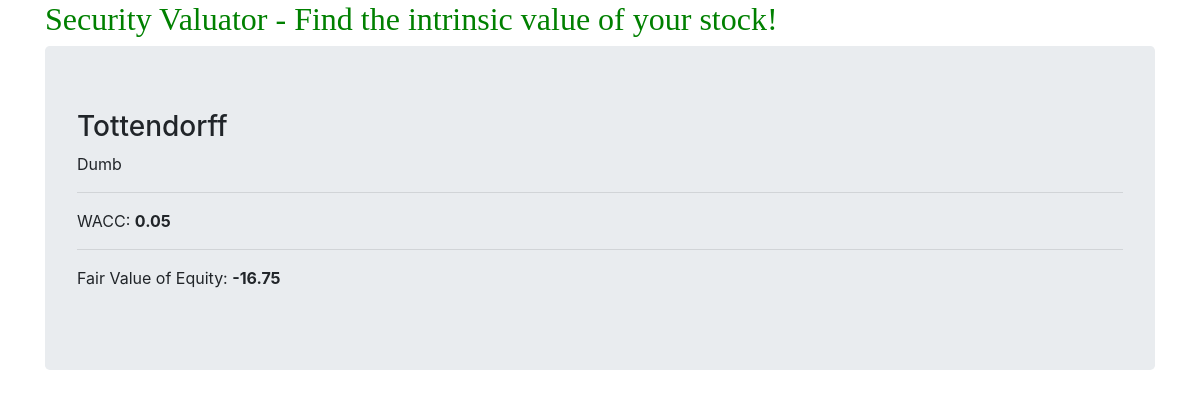
/dcf_calculator/enterprise_database/13, run on the app's committed database.
### dcf_calculator/models.py (models this page shows, shortened)
class Enterprise(models.Model):
    company_name = models.CharField(max_length=200)
    stock_ticker = models.CharField(max_length=200)
    sector = models.CharField(max_length=400, default="all")
    total_cash_flows_operating_activities_sly = models.IntegerField()
    total_cash_flows_operating_activities_ly = models.IntegerField()
    capex_sly = models.IntegerField()
    capex_ly = models.IntegerField()
    revenue_sly = models.IntegerField()
    revenue_ly = models.IntegerField()
    net_income_sly = models.IntegerField()
    net_income_ly = models.IntegerField()
    wacc = models.FloatField(default=0.085) # SP500 average
    perpetual_growth_rate = models.FloatField(default=0.025)
    shares_outstanding = models.IntegerField()
    """data generated in the view"""
    terminal_value = models.FloatField(null=True)
    todays_value = models.FloatField(null=True)
    fair_equity_value = models.FloatField(null=True)
    date_added = models.DateTimeField(default=datetime.datetime.now())

### dcf_calculator/views.py (the view)
# urls.py: path('enterprise_database/<int:id>', views.dynamic_lookup_view, name='enterprise'),
def dynamic_lookup_view(request, id):
    obj = get_object_or_404(Enterprise, id=id)
    context = {
        "object":obj,
    }
    return render(request, 'dcf_calculator/enterprise_detail.html', context)

### dcf_calculator/templates/dcf_calculator/enterprise_detail.html (shortened to what this page needs)
{% extends 'base.html' %}
{% block content %}
<h3> {{ object.company_name }}</h3>
{{ object.sector }}<hr>
<p>
    WACC: <strong> {{ object.wacc }}</strong><br><hr>
    Fair Value of Equity:  <strong>{{ object.fair_equity_value }}</strong>
</p>
{% endblock %}

### data on the page
Enterprise: company_name "Tottendorff", sector "Dumb", wacc "0.05", fair_equity_value "-16.75"
